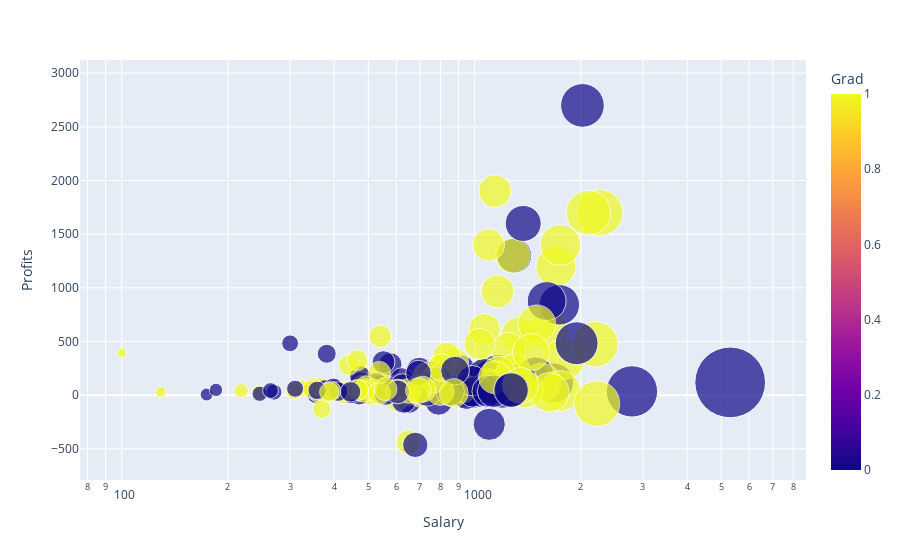

Here is the notebook cell this chart was saved with:
### Code cell
fig = px.scatter(E_S, x='Salary', y='Profits',
                size='Salary', color='Grad',
                hover_name = 'Grad', log_x=True, size_max=50)

fig.show()
#Salary VS Profits Vs Grad

### Figure 1 — Plotly figure (JSON) as saved in the notebook; plotly's stock layout.template omitted (floating-point values rounded to 4 significant figures; data arrays with more than 128 entries replaced by an {"elided": "..."} marker saying what was removed)
{"data": [{"hovertemplate": "<b>%{hovertext}</b><br><br>Salary=%{marker.size}<br>Profits=%{y}<br>Grad=%{marker.color}<extra></extra>", "hovertext": {"elided": "177 int values"}, "legendgroup": "", "marker": {"color": {"elided": "177 int values"}, "coloraxis": "coloraxis", "size": {"elided": "177 int values"}, "sizemode": "area", "sizeref": 2.12, "symbol": "circle"}, "mode": "markers", "name": "", "orientation": "v", "showlegend": false, "type": "scatter", "x": {"elided": "177 int values"}, "xaxis": "x", "y": {"elided": "177 int values"}, "yaxis": "y"}], "layout": {"coloraxis": {"colorbar": {"title": {"text": "Grad"}}, "colorscale": [[0, "#0d0887"], [0.1111, "#46039f"], [0.2222, "#7201a8"], [0.3333, "#9c179e"], [0.4444, "#bd3786"], [0.5556, "#d8576b"], [0.6667, "#ed7953"], [0.7778, "#fb9f3a"], [0.8889, "#fdca26"], [1, "#f0f921"]]}, "legend": {"itemsizing": "constant", "tracegroupgap": 0}, "margin": {"t": 60}, "xaxis": {"anchor": "y", "domain": [0, 1], "title": {"text": "Salary"}, "type": "log"}, "yaxis": {"anchor": "x", "domain": [0, 1], "title": {"text": "Profits"}}}}
